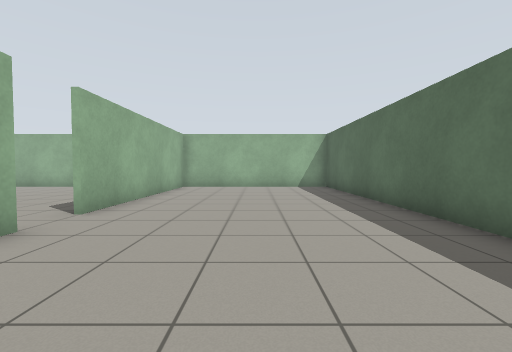
view 1 (above)

16 first-person views from a walk through a robot-simulator world made for Gazebo. The camera is 0.94 m above the floor, tilts 2° down and sees 90° across. The floor is counted in squares, 1 m on a side. Each view is taken from the middle of a square. On the plan, view 1 faces up. The plan holds only what a view shows up to about 10 squares ahead; the rest is blank.

view 2
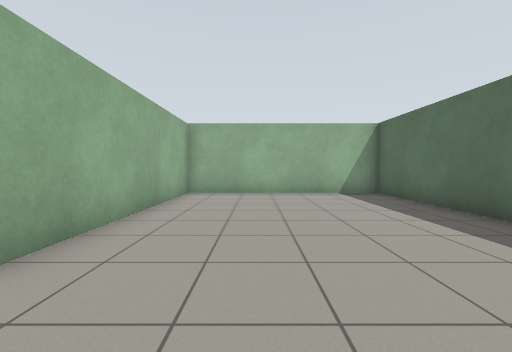

view 3
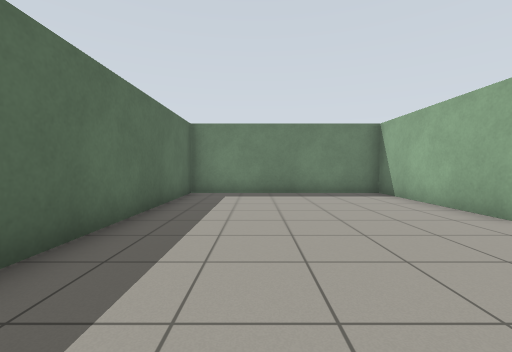

view 4
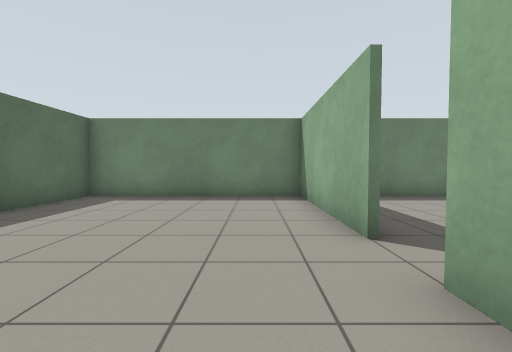

view 5
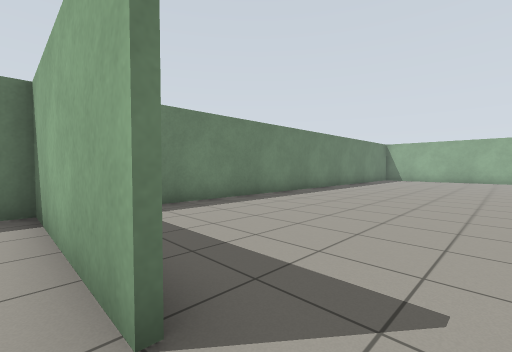

view 6
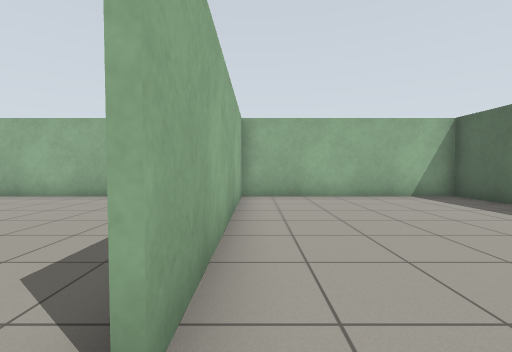

view 7
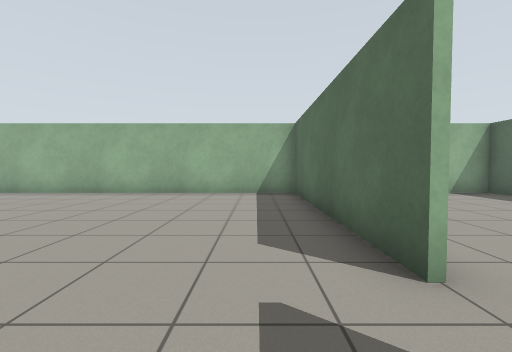

view 8
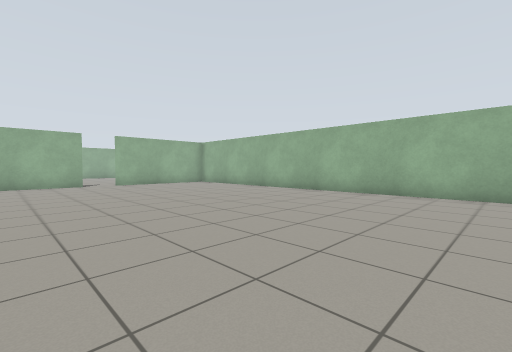

view 9
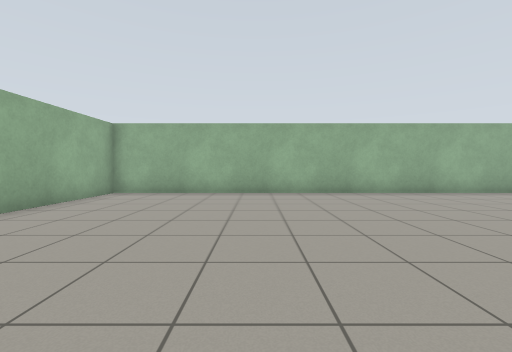

view 10
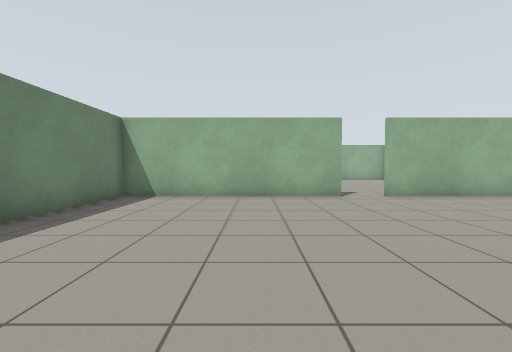

view 11
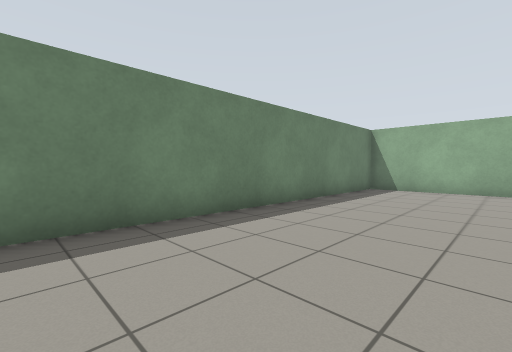

view 12
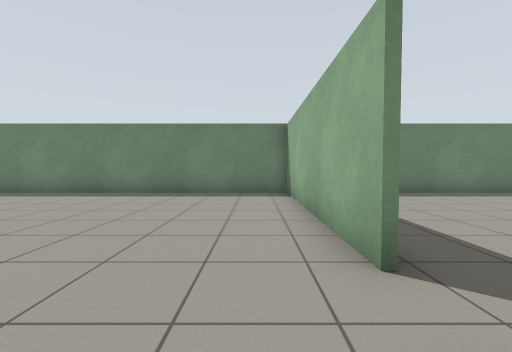

view 13
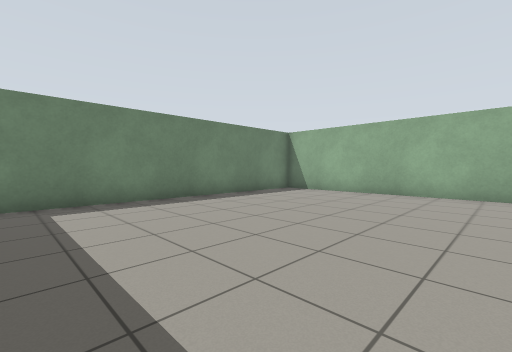

view 14
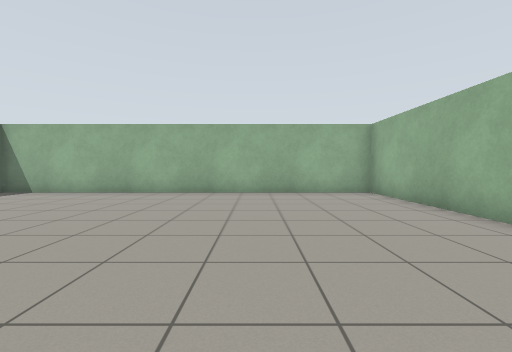

view 15
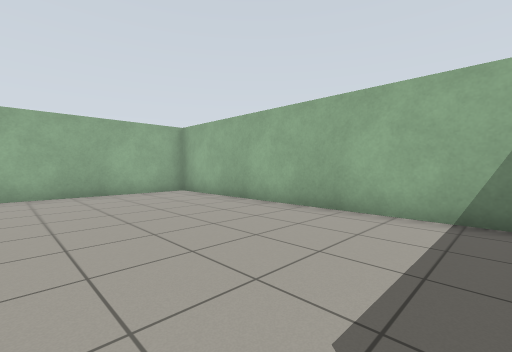

view 16
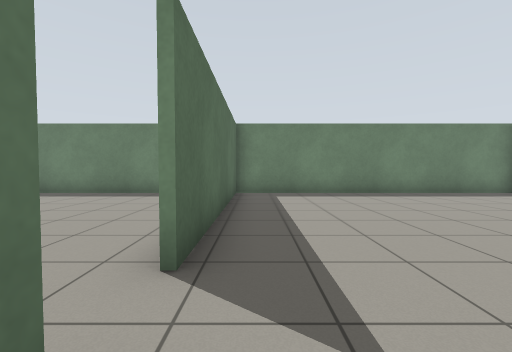

### Floor plan
Ten units are one square. View 1 is at (0, 0); x grows to the right and y downward. Boxes are objects, and circles mark ways between rooms. Rooms are numbered by the first view taken in them; rooms with no view inside come last. Other rooms are left out.
<svg viewBox="-328 -127 367 145">
<path fill="none" stroke="#000" d="M-35 -37 -35 12 34 12 34 -122 -41 -122M-35 -122 -35 -50M-221 -57 -221 13M-36 -50 -36 -122M-221 12 -59 12M-41 -122 -221 -122 -221 -71M-223 9 -223 -57M-229 -122 -323 -122 -323 12 -221 12"/>
<circle cx="-40" cy="-45" r="3" fill="#2a7"/>
<circle cx="-220" cy="-65" r="3" fill="#2a7"/>
<text x="0" y="-50">1</text>
<text x="-130" y="-50">2</text>
<text x="-270" y="-50">3</text>
</svg>
Room 1 opens to room 2. Room 2 opens to room 3.

Where each view was taken, in squares from view 1:
view 1: 0 up, 0 right, facing up
view 2: 3 up, 1 left, facing up
view 3: 8 up, 1 right, facing down
view 4: 7 up, 2 left, facing down
view 5: 5 up, 3 left, facing down-left
view 6: 4 up, 3 left, facing up
view 7: 3 up, 5 left, facing up
view 8: 3 up, 8 left, facing up-left
view 9: 3 up, 17 left, facing up
view 10: 3 up, 14 left, facing left
view 11: 3 up, 11 left, facing down-left
view 12: 8 up, 21 left, facing down
view 13: 6 up, 23 left, facing down-left
view 14: 8 up, 23 left, facing left
view 15: 7 up, 23 left, facing up-left
view 16: 8 up, 23 left, facing down
